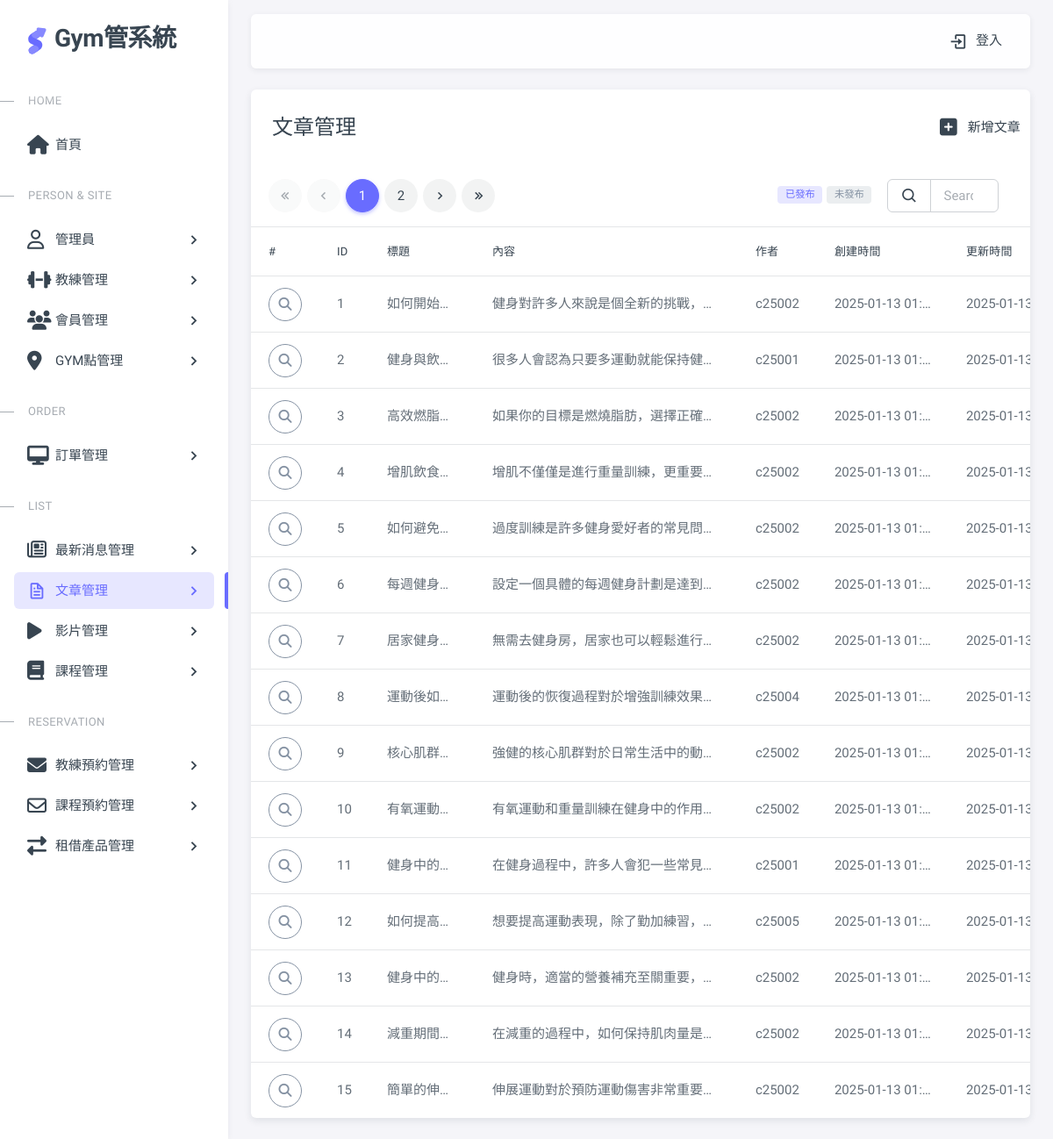
Page /pages/article.php on the committed database.
### tables this page shows
CREATE TABLE articles (
    article_id INTEGER PRIMARY KEY auto_increment,
    title VARCHAR(255),
    content TEXT,
    author_id VARCHAR(50),
    uploadStatus INTEGER,
    created_at TIMESTAMP DEFAULT CURRENT_TIMESTAMP,
    updated_at TIMESTAMP DEFAULT CURRENT_TIMESTAMP
);

### pages/article.php (the view, shortened to what this page needs)
<?php require __DIR__ . '/includes/init.php';?>
<?php
$perPage = 15;
$page = isset($_GET['page']) ? intval($_GET['page']) : 1;
$where =" WHERE 1 ";
$t_sql = "SELECT count(*) FROM articles $where";
$totalRows = $pdo->query($t_sql)->fetch(PDO::FETCH_NUM)[0];
if($totalRows>0){
  $sql = sprintf("SELECT * FROM `articles` %s
  LIMIT %s, %s", $where,
  ($page -1) * $perPage,
  $perPage);
  $rows = $pdo->query($sql)->fetchAll();
}
$totalPages = ceil($totalRows/$perPage);
?>
<?php include __DIR__ . '/includes/html-header.php'; ?>
<?php include __DIR__ . '/includes/html-sidebar.php'; ?>
<?php include __DIR__ . '/includes/html-layout-navbar.php'; ?>
<?php include __DIR__ . '/includes/html-content wrapper-start.php'; ?>
<div class="card">
  <div class="row">
    <div class="col-10">
      <h4 class="card-header">文章管理</h4>
    </div>
    <div class="col-2 card-header d-flex align-items-center justify-content-center">
      <a href="article-add.php" class="nav-link">
        <span class="d-none d-sm-block">
        <i class="fa-solid fa-square-plus fa-xl mx-3"></i>新增文章</span>
      </a>
    </div>
  </div>
  <div class="row">
      <div class="col-lg-8 mx-5 ">
        <div class="demo-inline-spacing">
          <nav aria-label="Page navigation ">
            <ul class="pagination">
              <li class="page-item first" <?=$page==1?'disabled':''?> >
                <a class="page-link" href="?page=1"><i class="tf-icon bx bx-chevrons-left bx-sm"></i></a>
              </li>
              <li class="page-item prev <?=$page==1?'disabled':''?>">
                <a class="page-link" href="?page=<?=$page-1?>">
                  <i class="tf-icon bx bx-chevron-left bx-sm"></i>
                </a>
              </li>
              <?php for($i = 1; $i <= $totalPages; $i++):
                  $qs = array_filter($_GET);
                  $qs['page']= $i ?>
                <li class="page-item <?=$page == $i?'active':''?> ">
                  <a class="page-link" href="?<?=http_build_query($qs)?>"><?=$i?></a>
                </li>
              <?php endfor;?>
              <li class="page-item next <?=$page==$totalPages?'disabled':''?>" >
                <a class="page-link" href="?page=<?=$page+1?>"><i class="tf-icon bx bx-chevron-right bx-sm"></i></a>
              </li>
              <li class="page-item last" <?=$page==$totalPages?'disabled':''?>>
                <a class="page-link" href="?page=<?=$totalPages?>"><i class="tf-icon bx bx-chevrons-right bx-sm"></i></a>
              </li>
            </ul>
          </nav>
        </div>
      </div>
      <div class="col-lg-1 d-flex align-items-center justify-content-end p-0">
        <div class="btn-group " role="group" aria-label="Basic example">
            <button type="button" class="btn btn-sm btn-outline-white p-0" id="filter-published">
              <span class="badge bg-label-primary  me-1 " data-status= 1>已發布</span>
            </button>
            <button type="button" class="btn btn-sm btn-outline-white p-0" id="filter-unpublished">
              <span class="badge bg-label-secondary me-1" data-status= 0 >未發布</span>
            </button>
        </div>
      </div>
      <div class="col-lg-2 me-5  d-flex align-items-center justify-content-end">
        <form class="d-flex  ">
            <div class="input-group">
                  <button class="input-group-text">
                    <i class="tf-icons bx bx-search"></i>
                  </button>
              <input type="search" class="form-control" placeholder="Search..." name="keyword" value="<?=empty($_GET['keyword'])?'':htmlentities($_GET['keyword'])?>">
            </div>
        </form>
      </div>
    </div>
  <?php if($totalRows>0):?>
  <div class="table-responsive text-nowrap">
    <table class="table table-hover">
      <thead>
        <tr>
          <th>#</th>
          <th>ID</th>
          <th>標題</th>
          <th>內容</th>
          <th>作者</th>
          <th>創建時間</th>
          <th>更新時間</th>
        </tr>
      </thead>
      <tbody class="table-border-bottom-0">
        <?php foreach($rows as $v):?>
        <tr>
          <td><button type="button" class="btn rounded-pill btn-icon btn-outline-secondary" data-bs-toggle="modal"  data-bs-target="#exLargeModal"  data-article-id="<?=$v['article_id']?>" id="viewBtn">
            <i class="fa-solid fa-magnifying-glass"></i>
          </button></td>
          <td title="<?=$v['article_id']?>"><?=$v['article_id']?></td>
          <td style="max-width: 120px" title="<?=$v['title']?>"><?=$v['title']?></td>
          <td style="max-width: 300px" title="<?=htmlentities($v['content'])?>">
            <?=htmlentities($v['content'])?></td>
          <td title="<?=$v['author_id']?>"><?=$v['author_id']?></td>
          <td style="max-width: 150px" title="<?=$v['created_at']?>"><?=$v['created_at']?></td>
          <td style="max-width: 150px" title="<?=$v['updated_at']?>"><?=$v['updated_at']?></td>
        </tr>
        <?php endforeach;?>
      </tbody>
    </table>
  </div>
  <?php endif?>
</div>
        </div>
<?php include __DIR__ . '/includes/html-content wrapper-end.php'; ?>
<?php include __DIR__ . '/includes/html-footer.php'; ?>

### assets/css/demo.css (style rules this page uses)
.demo-inline-spacing > * { margin: 1rem 0.375rem 0 0 !important; }

### pages/article.php (style rules this page uses)
td { overflow: hidden; text-overflow: ellipsis; white-space: nowrap; }

### rows in the picture
articles: article_id "1", title "如何開始…", content "健身對許多人來說是個全新的挑戰，…", author "c25002", created_at "2025-01-13 01…", updated_at "2025-01-13 01…"
articles: article_id "2", title "健身與飲…", content "很多人會認為只要多運動就能保持健…", author "c25001", created_at "2025-01-13 01…", updated_at "2025-01-13 01…"
articles: article_id "3", title "高效燃脂…", content "如果你的目標是燃燒脂肪，選擇正確…", author "c25002", created_at "2025-01-13 01…", updated_at "2025-01-13 01…"
articles: article_id "4", title "增肌飲食…", content "增肌不僅僅是進行重量訓練，更重要…", author "c25002", created_at "2025-01-13 01…", updated_at "2025-01-13 01…"
articles: article_id "5", title "如何避免…", content "過度訓練是許多健身愛好者的常見問…", author "c25002", created_at "2025-01-13 01…", updated_at "2025-01-13 01…"
articles: article_id "6", title "每週健身…", content "設定一個具體的每週健身計劃是達到…", author "c25002", created_at "2025-01-13 01…", updated_at "2025-01-13 01…"
articles: article_id "7", title "居家健身…", content "無需去健身房，居家也可以輕鬆進行…", author "c25002", created_at "2025-01-13 01…", updated_at "2025-01-13 01…"
articles: article_id "8", title "運動後如…", content "運動後的恢復過程對於增強訓練效果…", author "c25004", created_at "2025-01-13 01…", updated_at "2025-01-13 01…"
articles: article_id "9", title "核心肌群…", content "強健的核心肌群對於日常生活中的動…", author "c25002", created_at "2025-01-13 01…", updated_at "2025-01-13 01…"
articles: article_id "10", title "有氧運動…", content "有氧運動和重量訓練在健身中的作用…", author "c25002", created_at "2025-01-13 01…", updated_at "2025-01-13 01…"
articles: article_id "11", title "健身中的…", content "在健身過程中，許多人會犯一些常見…", author "c25001", created_at "2025-01-13 01…", updated_at "2025-01-13 01…"
articles: article_id "12", title "如何提高…", content "想要提高運動表現，除了勤加練習，…", author "c25005", created_at "2025-01-13 01…", updated_at "2025-01-13 01…"
articles: article_id "13", title "健身中的…", content "健身時，適當的營養補充至關重要，…", author "c25002", created_at "2025-01-13 01…", updated_at "2025-01-13 01…"
articles: article_id "14", title "減重期間…", content "在減重的過程中，如何保持肌肉量是…", author "c25002", created_at "2025-01-13 01…", updated_at "2025-01-13 01…"
articles: article_id "15", title "簡單的伸…", content "伸展運動對於預防運動傷害非常重要…", author "c25002", created_at "2025-01-13 01…", updated_at "2025-01-13 01…"
